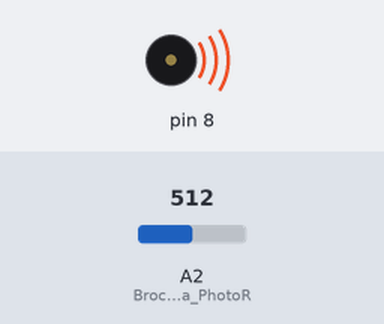
This sketch was run on a simulated Arduino Uno, built with avr-gcc and run on an emulated ATmega328P. Shown: buzzer (waves = sounding). The inputs (shaded band) are chosen by the test bench; at power-on: A2 (Broche_Entree_Ana_PhotoR) = 512. What the sketch prints to the serial monitor is not drawn.

Above: at 0.1 s.
Timing chart, 0 to 1.6 s (numbered marks = the images above):
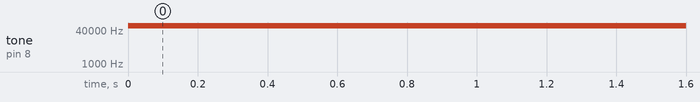

Measured:
- by itself, tone on pin 8: silent → 64576 Hz at 0.00 s

The sketch:

Theremine_Lumineux.ino
```cpp
const int Broche_Sortie_Buzzer = 8 ;
const int Broche_Entree_Ana_PhotoR = A2 ;
const int Limite_Basse = 600 ;
const int Limite_Haute = 944 ;
int Frequence ;
int Valeur_Ana_PhotoR = 0 ;
void setup() {
Serial.begin(9600) ;
}
void loop(){
Valeur_Ana_PhotoR = analogRead(Broche_Entree_Ana_PhotoR) ;
Serial.print("Valeur ANA Photoresistance 0-1023") ;
Serial.print(Valeur_Ana_PhotoR) ;

Frequence=map(Valeur_Ana_PhotoR,Limite_Basse,Limite_Haute,50,4000);
tone(8, Frequence) ;
Serial.print("Frequence = ") ;
Serial.print(Frequence) ;
Serial.println(" Hz ") ;

delay(5000) ;
}
```
